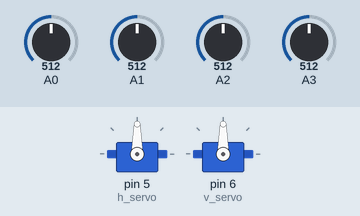
The sketch below on a simulated Arduino Uno, built with avr-gcc and run on an emulated ATmega328P. On the bench: 2 × servo. The inputs (shaded band) are chosen by the test bench; at power-on: A0 = 512, A1 = 512, A2 = 512, A3 = 512.

Above: at 1.2 s.
1.3 s: A0 set to 541
2.8 s: A0 set to 565
At 5.0 s:
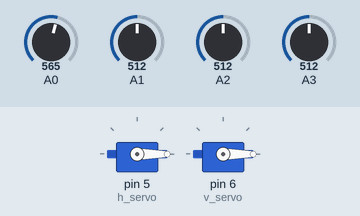
5.8 s: A1 set to 597
7.3 s: A1 set to 622
At 8.08 s:
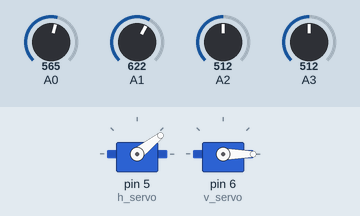
10.3 s: A2 set to 536
At 10.3 s:
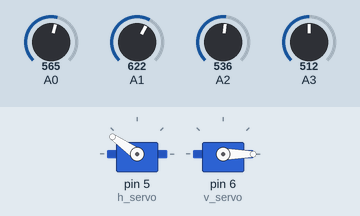
11.8 s: A3 set to 716
At 12.27 s:
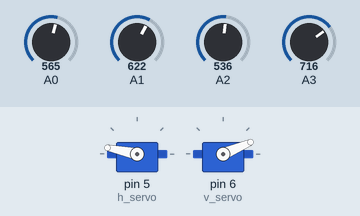
Timing chart, 0 to 15.8 s (numbered marks = the images above; inputs shaded):
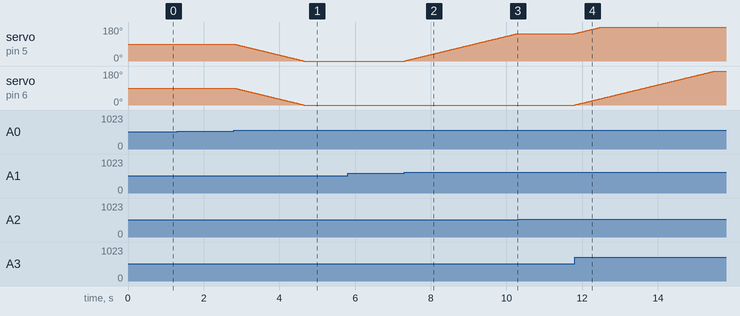

The sketch:

Solar_Tracker.ino
```cpp
/* Setup:
          -4 Fotoresistencias conectadas en pines de la siguiente forma:
                  -A0, up left
                  -A1, up right
                  -A2, down left
                  -A3, down right
          -2 servos, conectados en:
                  -pin 5, servo movimiento horizontal
                  -pin 6, servo movimiento vertical
   Cuando se dice "up down left right" se está asumiendo que se mira el solar tracker desde la perspectiva del sol.

*/


/******* Includes  *******/
#include <Servo.h>

/******* CONSTANTES ******/
#define H_TOLERANCE 20 // Tolerancias. Define diferencia mínima de luz que es considerada como relevante para moverse.
#define V_TOLERANCE 20 // Vertical y horizontal.
const unsigned char H_ANGLE_STEP = 1;    // Unidad mínima angular a la que se mueve el motor horizontal cada loop.
const unsigned char V_ANGLE_STEP = 1;
const int DELAY = 20;      // Tiempo de espera hasta el siguiente loop.

/******* VARIABLES *******/
/* sensores y servos */
unsigned char sensor[]={0,1,2,3};
Servo h_servo;
Servo v_servo;
unsigned char h_angle,v_angle;

/* valores sensados y promedios para calcular en loop */
/* Los nombres de las variables son definidos según las letras iniciales de las palabras "up down left right". */
int ul_val,ur_val,dl_val,dr_val;
float left_prom, right_prom, up_prom, down_prom;

/******* MÉTODOS   *******/
void setServos(){
  h_servo.write(h_angle);
  v_servo.write(v_angle);
}

/******* MAIN      *******/
void setup(){
  /* inicializar pines */
  for (char i=0;i<4;i++){
    pinMode(sensor[i],INPUT);
  }
  h_servo.attach(5);
  v_servo.attach(6);

  //inicializar valores
  h_angle=90;
  v_angle=90;

  // debug:
  //Serial.begin(9600);
}

void loop(){
  /* leer sensores */
  ul_val=analogRead(sensor[0]);
  ur_val=analogRead(sensor[1]);
  dl_val=analogRead(sensor[2]);
  dr_val=analogRead(sensor[3]);

  /* sacar promedios */
  left_prom  =  (ul_val + dl_val)/2;
  right_prom =  (ur_val + dr_val)/2;
  up_prom    =  (ul_val + ur_val)/2;
  down_prom  =  (dl_val + dr_val)/2;

  //debug:
  /*
  Serial.print("UP_LEFT=");
  Serial.print(ul_val);
  Serial.print(" UP_RIGHT=");
  Serial.print(ur_val);
  Serial.print(" DOWN_LEFT=");
  Serial.print(dl_val);
  Serial.print(" DOWN_RIGHT=");
  Serial.println(dr_val);
  delay(500);*/
  /*
  h_servo.write(map(ul_val,0,1024,0,127));
  v_servo.write(map(ur_val,0,1024,0,127));
  delay(15);*/

  /* mover horizontalmente. Comparar promedios y determinar movimiento */
  if ((left_prom-right_prom>H_TOLERANCE)||(right_prom-left_prom>H_TOLERANCE))
  h_angle= (left_prom>right_prom) ? constrain((h_angle - H_ANGLE_STEP),0,179) : constrain((h_angle + H_ANGLE_STEP),0,179);
  /* mover verticalmente. Comparar y determinar movimiento */
  if ((up_prom-down_prom>V_TOLERANCE)||(down_prom-up_prom>V_TOLERANCE))
  v_angle= (up_prom>down_prom) ? constrain((v_angle - V_ANGLE_STEP),0,179) : constrain((v_angle + V_ANGLE_STEP),0,179);
  setServos();
  delay(DELAY);
}

/*
Versión 0.1
    4 fotorresistores y 2 servos.
    El Solar Tracker debe analizar las diferencias de intensidad lumínica entre los fotorresistores y según esto
    mover la cruceta. Para que se vea un movimiento más fluido, en cada iteración del ciclo mover ambos servos y
    no solo uno. Es claro que el funcionamiento de cada servo es determinado por distintas combinaciones de
    fotorresistores, esto es, el servo responsable de rotar en el plano, lo hace al comparar lado y lado, mientras que
    el otro servo encargado de elevar la cruceta, debe comparar luz entre los de arriba y abajo.
    Cuando se sensa un numero alto es porque se detecta mucha luz.

Versión 1.0
    Funcionamiento básico del solar tracker. Sigue la luz y se detiene cuando la alcanza.

Posibles mejoras:
    -Quinta fotorresistencia anti-dias nublados
    -Calibrar fotorresistencias según sus propias características. Quizás hacerlo calibrable con un botón, al igual que
    el sensor de humedad.
    -
*/
```

Measured:
- the behaviour switches between 553 and 554 on A0 (found by bisection; images 0 and 1)
- the behaviour switches between 605 and 606 on A1 (found by bisection; images 1 and 2)
- the behaviour switches between 528 and 529 on A2 (found by bisection; images 2 and 3)
- after the input at 1.3 s, every drawn part: stays the same
- after the input at 2.8 s, servo on pin 5 (h_servo), servo on pin 6 (v_servo): moves from 90° to 0° over 1.8 s, starting at once
- after the input at 5.8 s, every drawn part: stays the same
- after the input at 7.3 s, servo on pin 5 (h_servo): moves from 0° to 145° over 3.0 s, starting at once
- after the input at 10.3 s, servo on pin 5 (h_servo): stays 145° (without the input it goes to 146° after 0.00 s)
- after the input at 11.8 s, servo on pin 5 (h_servo): moves from 145° to 179° over 0.68 s, starting at once; servo on pin 6 (v_servo): moves from 0° to 179° over 3.7 s, starting at once
